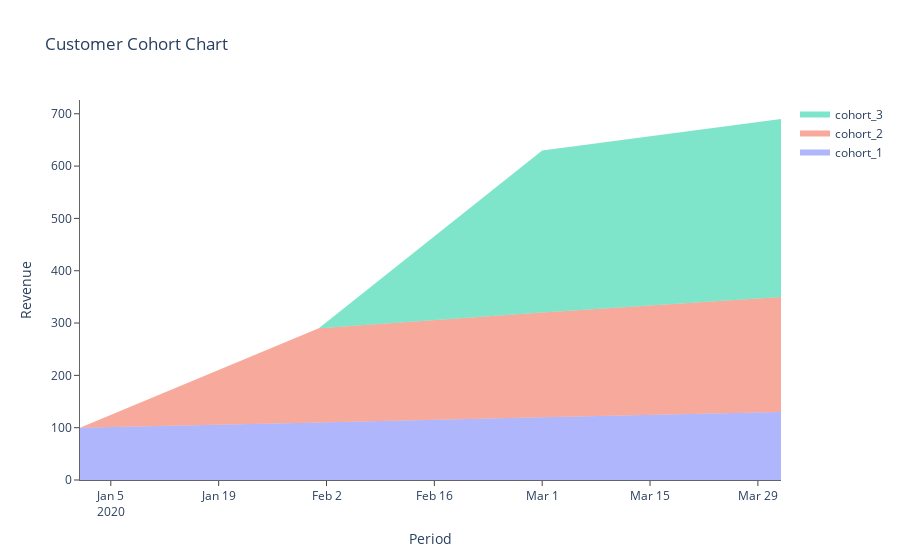

Notebook code cell kept with this figure:
### Code cell
print(cohort_trans_log)
import plotly.graph_objects as go


plt_layout = go.Layout(
    title = "Customer Cohort Chart",
    xaxis_title="Period",
    yaxis_title="Revenue",
    xaxis = {'showgrid': False,
             'zeroline': True,
             'linecolor': 'rgb(100, 100, 100)',
             'ticks': 'outside'},
    yaxis = {'showgrid': False,
             'zeroline': True,
             'linecolor': 'rgb(100, 100, 100)',
             'ticks': 'outside'
            },
    plot_bgcolor = 'rgba(0, 0, 0, 0)'
)
plt = go.Figure(
    layout = plt_layout
)
plt.add_trace(go.Scatter(
    name="cohort_1",
    x=cohort_trans_log[cohort_trans_log["cohort"] == "2020-01-01"]["timestamp"],
    y=cohort_trans_log[cohort_trans_log["cohort"] == "2020-01-01"]["amount_spent"],
    stackgroup='one',
    mode='none'
))
plt.add_trace(go.Scatter(
    name="cohort_2",
    x=cohort_trans_log[cohort_trans_log["cohort"] == "2020-02-01"]["timestamp"],
    y=cohort_trans_log[cohort_trans_log["cohort"] == "2020-02-01"]["amount_spent"],
    stackgroup='one',
    mode='none'
))
plt.add_trace(go.Scatter(
    name="cohort_3",
    x=cohort_trans_log[cohort_trans_log["cohort"] == "2020-03-01"]["timestamp"],
    y=cohort_trans_log[cohort_trans_log["cohort"] == "2020-03-01"]["amount_spent"],
    stackgroup='one',
    mode='none'
))
plt.show()

### Figure 1 — Plotly figure (JSON) as saved in the notebook; plotly's stock layout.template omitted (floating-point values rounded to 4 significant figures)
{"data": [{"mode": "none", "name": "cohort_1", "stackgroup": "one", "type": "scatter", "x": ["2020-01-01T00:00:00", "2020-02-01T00:00:00", "2020-03-01T00:00:00", "2020-04-01T00:00:00"], "y": [100, 110, 120, 130]}, {"mode": "none", "name": "cohort_2", "stackgroup": "one", "type": "scatter", "x": ["2020-02-01T00:00:00", "2020-03-01T00:00:00", "2020-04-01T00:00:00"], "y": [180, 200, 220]}, {"mode": "none", "name": "cohort_3", "stackgroup": "one", "type": "scatter", "x": ["2020-03-01T00:00:00", "2020-04-01T00:00:00"], "y": [310, 340]}], "layout": {"plot_bgcolor": "rgba(0, 0, 0, 0)", "title": {"text": "Customer Cohort Chart"}, "xaxis": {"linecolor": "rgb(100, 100, 100)", "showgrid": false, "ticks": "outside", "title": {"text": "Period"}, "zeroline": true}, "yaxis": {"linecolor": "rgb(100, 100, 100)", "showgrid": false, "ticks": "outside", "title": {"text": "Revenue"}, "zeroline": true}}}
